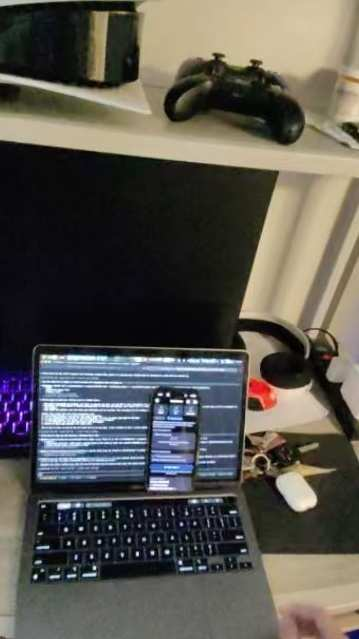
#> input picture tower/tests/golden/fow_v12_e2e2/images/00000001.jpg, 359 x 639 px
$ python -i detect.py   (imports and definitions only)   (older library calls are emulated)
#> lines starting #> are read from the running program, lines starting #| are printed output that depends on the picture; after the words box and inside, x2 and y2 are one past the last pixel; in counts of white or black regions, pixels touching at a corner belong together
"""Is there a page-like region in this frame, and does it hold text?

Cheap enough to run on every frame, because that is the only way the
expensive path can be rare. Classical, not learned: a page is a bright,
roughly rectangular, roughly convex region, and a contour finder answers
that in a couple of milliseconds without a model, a download or a GPU.

**Three gates, not one.** A closed laptop lid, a picture frame, a monitor
bezel and a blank whiteboard are all page-shaped. Rectangle detection
alone would call every one of them a document.

The second gate asks whether the interior has rows of ink. That is
necessary and, on its own, badly insufficient: **venetian blinds, brick
courses, floor tiles and a striped shirt all produce rows of dark pixels
just as reliably as text does**, so a row-ink gate alone is insufficient.

The third gate counts dark/light transitions along each inky row, on the
theory that a line of text is many short runs while a slat or a mortar
course is one run spanning the width.

**That theory is only half true.** Against 9,199 real frames the gate
separates page-shaped crops by SIZE, not by glyphiness: a real backlit
keyboard scores 19-26, while all thirteen crops of real on-screen text
found in that corpus -- laptop and phone displays, the only real text
there -- score 0-8, BELOW the keyboard. At 360x640 the glyphs are about
two pixels tall and the keycaps are fifteen, so the keyboard is the more
glyph-like of the two.

The gate still stands between a brick wall and OCR, on a 10-wide window
derived in `MIN_ROW_TRANSITIONS` below, not on an enormous margin.
Guarded by `tests/test_document_detect_corpus.py`.

Retained, not on the live path: `gate.PageFinder` is the live per-frame
stage. This module is kept for `warp_page` and the corpus tests.
"""

from dataclasses import dataclass

import cv2
import numpy as np

# A page should occupy a real portion of the view. Below this it is
# either far away or not the thing the wearer is looking at, and warping
# it would produce an unreadable crop.
MIN_AREA_FRACTION = 0.06
MAX_AREA_FRACTION = 0.98

# How far from a true quadrilateral a contour may be. approxPolyDP's
# epsilon as a fraction of perimeter.
POLY_EPSILON_FRACTION = 0.02

# A page is convex. A hand across it, or two overlapping sheets, is not
# something V1 tries to read.
MIN_SOLIDITY = 0.85

# Aspect bounds, generous: A4 portrait is 1.41, landscape 0.71, and a
# perspective view of either stretches that further.
MIN_ASPECT = 0.25
MAX_ASPECT = 4.0

# Text-likeness. Measured inside the detected quad after warping to a
# canonical size, so the threshold does not depend on how big the page
# happened to be in frame.
TEXT_PROBE_SIZE = (480, 360)
MIN_TEXT_ROW_FRACTION = 0.08
MIN_INK_FRACTION = 0.004
MAX_INK_FRACTION = 0.60

# The glyph gate, derived against 9,199 real frames. Synthetic negatives
# are not a basis for it: rendered text had scored 43-86 with
# blinds/bricks/tiles/stripes/keyboard all 0 and a threshold of 8, but
# over `data/captures/` a real venetian blind measures 8.0 and a real
# backlit keyboard 19-26. A rendered slat is one clean run, while a real
# slat has a rail, a bracket, a gap and a highlight, and a real backlit
# keyboard is a grid of small light patches separated by dark gaps, which
# is a tolerable description of a line of glyphs.
#
# READ THIS BEFORE CHANGING THE NUMBER. `row_transitions` does not
# separate text from structure. It separates LARGE crops from SMALL ones:
# on the same rendered page, shrinking it from 59% of a 360x640 frame to
# 14% takes a receipt from 40 transitions to 24, straight through the
# keyboard's 19-26. The two populations genuinely overlap, and no
# threshold on this statistic tells a page from a keyboard by shape. What
# makes a threshold derivable at all is a second fact that happens to
# coincide at this resolution, and both edges are measured, not chosen:

# Ceiling of the real negatives. The worst case in 1,395 page-shaped
# quads across 9,199 frames of ordinary indoor life -- one backlit laptop
# keyboard. The median over those quads is 0 and p99 is 5; this is the
# tail, and it rests on a single keyboard in a single capture.
CORPUS_STRUCTURE_CEILING = 26.0

# Floor of the pages worth detecting. The smallest rendered placement that
# still yielded usable text at 360x640: a receipt at 38% of the frame,
# word_recall 0.714. Every placement below it measured 0.000 recall -- so
# the pages this gate now rejects are pages OCR could not have read.
READABLE_PAGE_FLOOR = 36.0

# Halfway, because neither edge is soft. Sitting at the ceiling would ship
# with no margin against the next keyboard; sitting at the floor would
# reject the last page that still reads. This buys 5 transitions of
# headroom on each side, and that is the whole budget -- a 10-wide
# window, not an order of magnitude.
#
# THIS IS PINNED TO 360x640. Both edges are functions of how many pixels
# the crop has: raise the stream or move to higher-resolution stills (the
# recommended route, since a higher-resolution stream would hurt World
# Builder's tracking), and the structure ceiling and the readable floor
# both move. Re-derive against `tests/test_document_detect_corpus.py`'s
# real negatives, do not scale.
MIN_ROW_TRANSITIONS = round((CORPUS_STRUCTURE_CEILING + READABLE_PAGE_FLOOR) / 2)


@dataclass(frozen=True)
class PageCandidate:
    """A page-like region, and the evidence for calling it one."""

    corners: np.ndarray  # (4, 2) float32, clockwise from top-left
    area_fraction: float
    aspect: float
    solidity: float
    text_row_fraction: float
    ink_fraction: float
    row_transitions: float
    sharpness: float
    squareness: float

    # [112 lines left out: functions centre, order_corners, _squareness, warp_page, measure_text_likeness, not called in this run]


def detect_page(gray: np.ndarray) -> PageCandidate | None:
    """The cheap per-frame gate. None means "no page-like region here".

    Returns the single best candidate rather than a list: V1 reads the
    document the wearer is facing, and a frame with two competing pages is
    a frame worth skipping rather than guessing at.
    """
    if gray is None or gray.size == 0:
        return None
    height, width = gray.shape[:2]
    if min(height, width) < 32:
        return None

    frame_area = float(height * width)
    blurred = cv2.GaussianBlur(gray, (5, 5), 0)
    edges = cv2.Canny(blurred, 50, 150)
    # Close small gaps so a broken page border still forms one contour.
    edges = cv2.dilate(edges, np.ones((3, 3), np.uint8), iterations=1)
    contours, _ = cv2.findContours(edges, cv2.RETR_LIST, cv2.CHAIN_APPROX_SIMPLE)

    best = None
    for contour in contours:
        area = cv2.contourArea(contour)
        if area / frame_area < MIN_AREA_FRACTION:
            continue
        perimeter = cv2.arcLength(contour, True)
        if perimeter <= 0:
            continue
        approx = cv2.approxPolyDP(contour, POLY_EPSILON_FRACTION * perimeter, True)
        if len(approx) != 4 or not cv2.isContourConvex(approx):
            continue

        corners = order_corners(approx)
        quad_area = cv2.contourArea(corners)
        area_fraction = quad_area / frame_area
        if not MIN_AREA_FRACTION <= area_fraction <= MAX_AREA_FRACTION:
            continue

        hull_area = cv2.contourArea(cv2.convexHull(contour))
        solidity = float(quad_area / hull_area) if hull_area else 0.0
        if solidity < MIN_SOLIDITY:
            continue

        top = np.linalg.norm(corners[1] - corners[0])
        left = np.linalg.norm(corners[3] - corners[0])
        aspect = float(top / left) if left else 0.0
        if not MIN_ASPECT <= aspect <= MAX_ASPECT:
            continue

        page = warp_page(gray, corners)
        text_row_fraction, ink_fraction, row_transitions = measure_text_likeness(
            page
        )
        if text_row_fraction < MIN_TEXT_ROW_FRACTION:
            continue
        if not MIN_INK_FRACTION <= ink_fraction <= MAX_INK_FRACTION:
            continue
        # The glyph gate. Without it a brick wall reaches OCR.
        if row_transitions < MIN_ROW_TRANSITIONS:
            continue

        candidate = PageCandidate(
            corners=corners,
            area_fraction=float(area_fraction),
            aspect=aspect,
            solidity=solidity,
            text_row_fraction=text_row_fraction,
            ink_fraction=ink_fraction,
            row_transitions=row_transitions,
            sharpness=float(cv2.Laplacian(page, cv2.CV_64F).var()),
            squareness=_squareness(corners),
        )
        if best is None or candidate.area_fraction > best.area_fraction:
            best = candidate

    return best

>>> import cv2
>>> picture = cv2.imread('../../tests/golden/fow_v12_e2e2/images/00000001.jpg', cv2.IMREAD_GRAYSCALE)
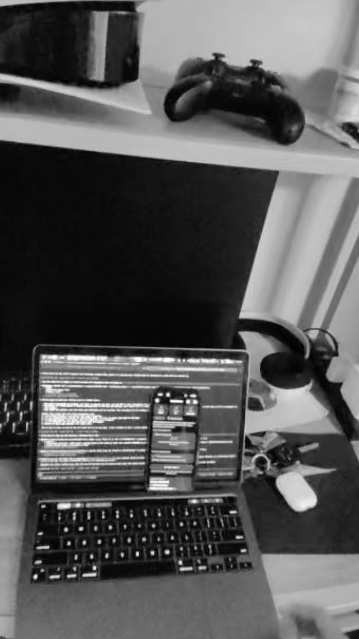
#> picture: shape (639, 359); min 0, max 255, mean 86.6
>>> result = detect_page(picture)
#> in detect_page, `edges = cv2.Canny(blurred, 50, 150)`:
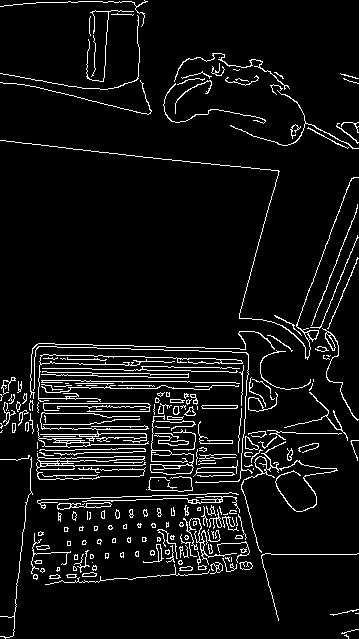
#> edges: shape (639, 359); 6.6% white in thin lines or dots
#> in detect_page, `edges = cv2.dilate(edges, np.ones((3, 3), np.uint8), iterations=1)`:
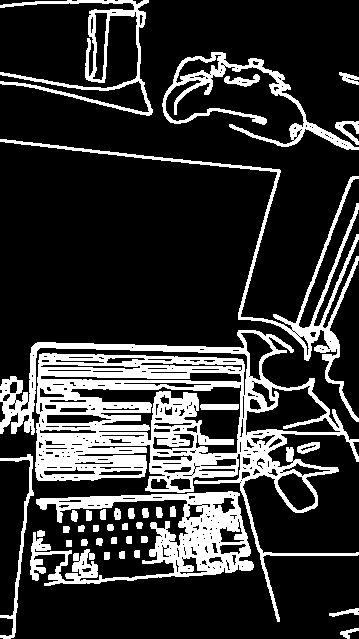
#> edges: shape (639, 359); 20.6% white; 37 white regions
#> in detect_page, `contours, _ = cv2.findContours(edges, cv2.RETR_LIST, cv2.CHAIN_APPROX_..`: contours = 373 contours, 219 with area under 20; largest, box (x1, y1, x2, y2) and area: (0, 330, 359, 622) 37376, (30, 491, 254, 586) 8507, (70, 384, 242, 455) 4287, (0, 139, 359, 422) 3618, (162, 52, 359, 150) 3150
#> the loop in detect_page, `for contour in contours:` made 373 passes
#> area on passes 1, 2, 6: 66.5, 88.5, 38.5

$ run again, on tower/tests/golden/fow_v12_e2e2/images/00000008.jpg
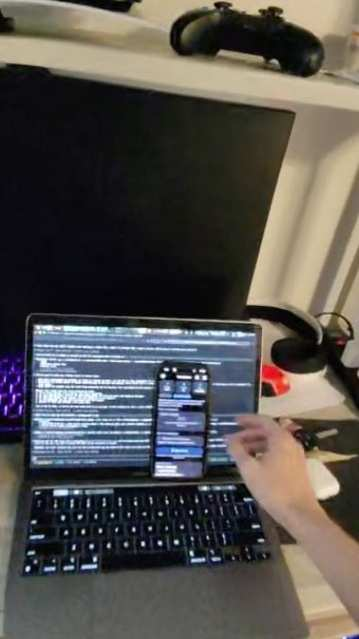
#> input picture tower/tests/golden/fow_v12_e2e2/images/00000008.jpg, 359 x 639 px
#> in detect_page, `edges = cv2.Canny(blurred, 50, 150)`:
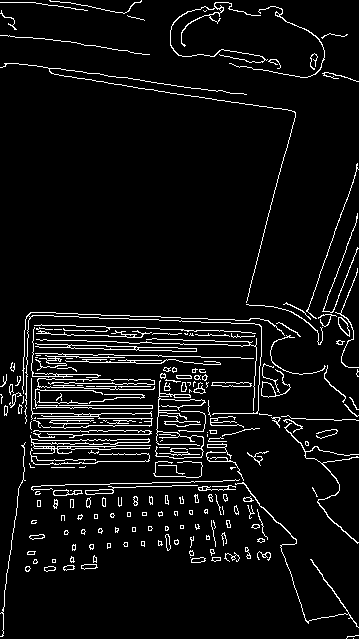
#> edges: shape (639, 359); 6.2% white in thin lines or dots
#> in detect_page, `edges = cv2.dilate(edges, np.ones((3, 3), np.uint8), iterations=1)`:
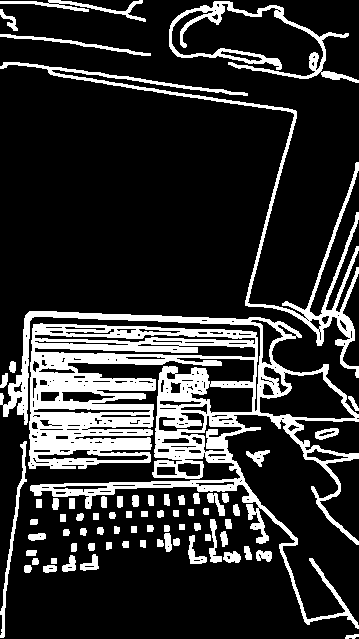
#> edges: shape (639, 359); 19.1% white; 70 white regions
#> contours = 296 contours, 137 with area under 20; largest, box (x1, y1, x2, y2) and area: (0, 311, 359, 629) 38234, (0, 62, 359, 378) 3910, (259, 371, 356, 420) 2742, (169, 1, 359, 83) 2322, (34, 345, 256, 358) 1247
#> the loop in detect_page, `for contour in contours:` made 296 passes
#> area on passes 1, 5, 6: 33, 76.5, 43.5

$ run again, on tower/tests/golden/fow_v12_e2e2/images/00000029.jpg
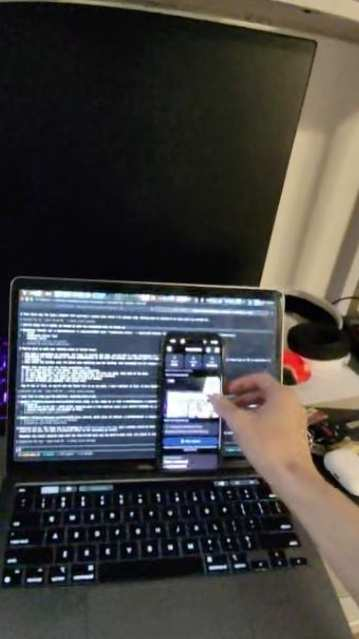
#> input picture tower/tests/golden/fow_v12_e2e2/images/00000029.jpg, 359 x 639 px
#> in detect_page, `edges = cv2.Canny(blurred, 50, 150)`:
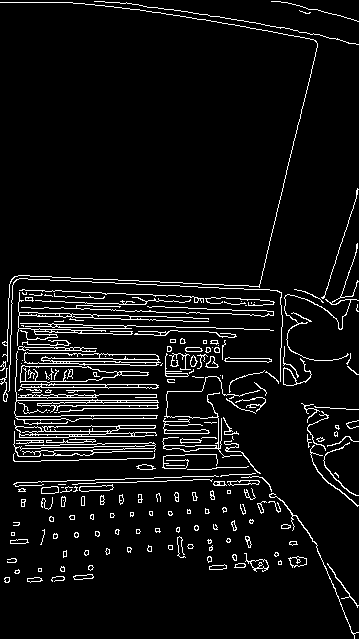
#> edges: shape (639, 359); 6.5% white in thin lines or dots
#> in detect_page, `edges = cv2.dilate(edges, np.ones((3, 3), np.uint8), iterations=1)`:
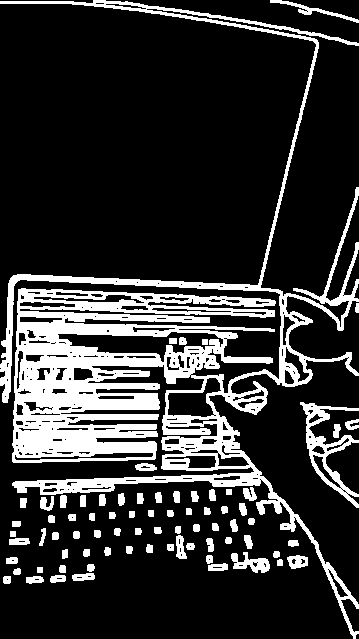
#> edges: shape (639, 359); 19.7% white; 76 white regions
#> contours = 314 contours, 143 with area under 20; largest, box (x1, y1, x2, y2) and area: (0, 0, 359, 639) 42875, (57, 331, 224, 363) 2466, (300, 402, 359, 508) 1782, (167, 377, 222, 418) 1196, (14, 452, 154, 461) 540
#> the loop in detect_page, `for contour in contours:` made 314 passes
#> area on passes 6 to 8: 93, 47.5, 88
